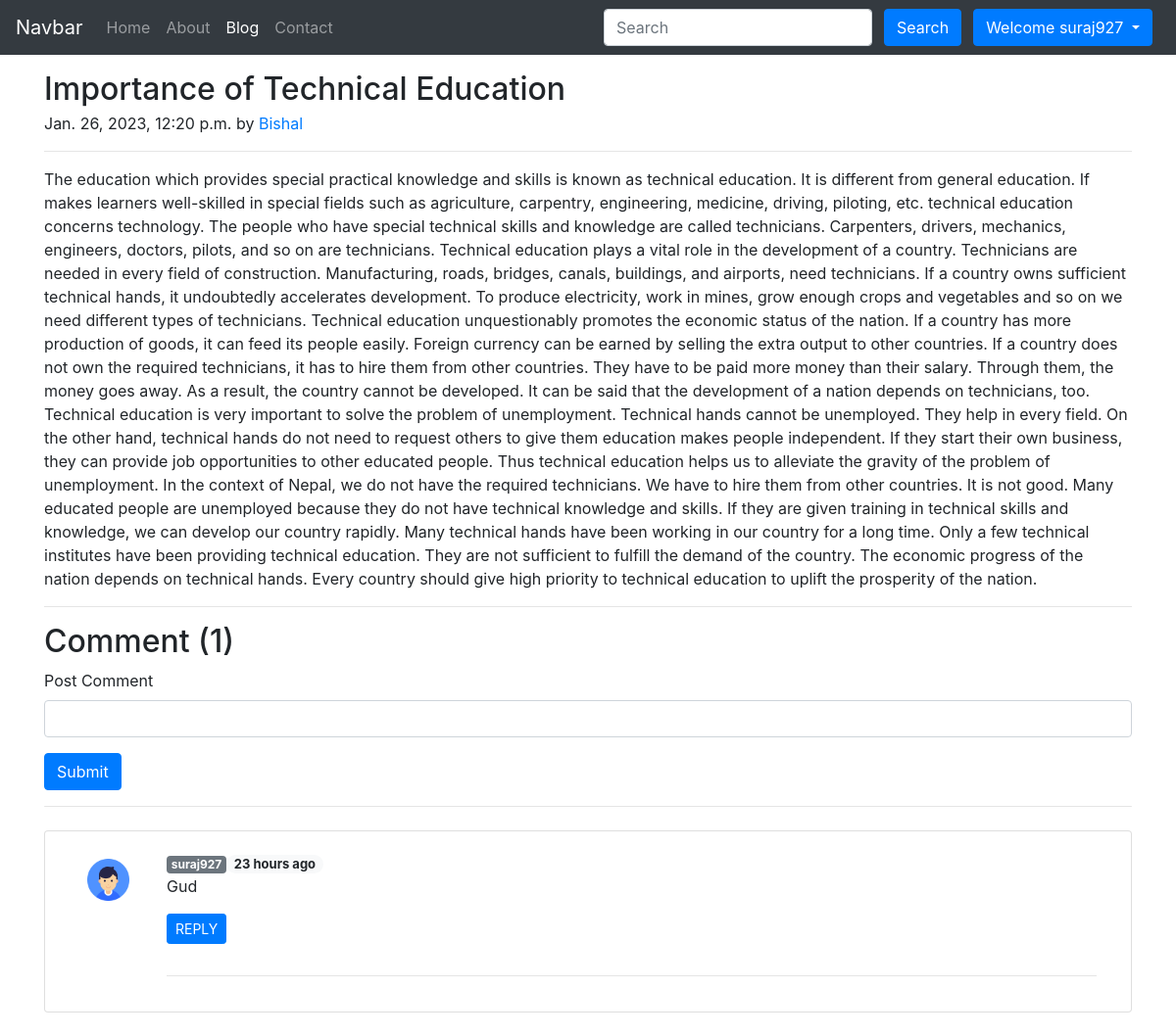
/blog/first-post/ (signed in), run on the app's committed database.
### Blog/models.py (models this page shows, shortened)
class Post(models.Model):
    sno = models.AutoField(primary_key=True)
    title = models.CharField(max_length=100)
    text = models.TextField()
    author = models.CharField(max_length=30)
    slug = models.CharField(max_length=300)
    timeStamp = models.DateTimeField(default=datetime.now, blank=True)

class BlogComment(models.Model):
    sno = models.AutoField(primary_key = True)
    comment = models.TextField()
    user = models.ForeignKey(User,on_delete=models.CASCADE)
    post = models.ForeignKey(Post,on_delete=models.CASCADE)
    parent = models.ForeignKey('self',on_delete=models.CASCADE,null=True)
    timeStamp = models.DateTimeField(default=now)

### Blog/views.py (the view)
# urls.py: path('<str:slug>/',views.blogPost,name="blogPost"),
def blogPost(request, slug):
    post = Post.objects.filter(slug=slug)[0]
    comments = BlogComment.objects.filter(post=post,parent=None)
    replies = BlogComment.objects.filter(post=post).exclude(parent = None)
    replyDict =  {}
    for reply in replies:
        if reply.parent.sno not in replyDict.keys():
            replyDict[reply.parent.sno] = [reply]
        else:
            replyDict[reply.parent.sno].append(reply)
    context = {
        'post': post,
        'comments': comments,
        'replyDict':replyDict
    }
    return render(request, 'blog/blogPost.html', context=context)

### Blog/templatetags/extras.py (called while the page is built)
@register.filter(name='get_val')
def get_val(dict,key):
    return dict.get(key)

### templates/blog/blogPost.html (shortened to what this page needs)
{% extends 'base.html' %}
{% load humanize %}
{% load static %}
{% load extras %}
{% block activeBlog %}active{% endblock activeBlog %}
{% block body %}
<div class="container my-3">
    <h2 class="blog-post-title mb-1">{{post.title}}</h2>
    <p class="blog-post-meta">{{ post.timeStamp }} by <a href="/about/">{{post.author}}</a></p>
    <hr class="solid">
    <p>{{post.text}}</p>
    <hr class="solid">
</div>
<div class="container">
    <h2>Comment ({{ comments.count }})</h2>
    <form action="/blog/postComment" method="post"> {% csrf_token %}
        <div class="mb-3">
            <label for="comment" class="form-label">Post Comment</label>
            <input name="comment" type="text" class="form-control" id="comment" aria-describedby="text">
        </div>
        <button type="submit" class="btn btn-primary">Submit</button>
    </form>
    <hr class="rounded">
    {% for comment in comments %}
    <div class="card my-4">
        <div class=" card-body row mx-0">
            <div class="col-md-1">
                <img src="{% static 'user.png' %}" class="rounded mx-auto w-100 d-block p-2" alt="...">
            </div>
            <div class="col-md-11">
                {% if comment.user.is_superuser %}
                <span class="badge badge-secondary">{{comment.user.username}}</span><span
                    class="badge badge-pill badge-light" style="font-size:13px;">
                    {{comment.timeStamp | naturaltime}}<img src="{% static 'adminBadge.png' %}"
                        alt="(Admin)"></span><br>{{comment.comment}}
                {% else %}
                <span class="badge badge-secondary">{{comment.user.username}}</span><span
                    class="badge badge-pill badge-light" style="font-size:13px;">
                    {{comment.timeStamp | naturaltime}}</span><br>{{comment.comment}}
                {% endif %}
                <div class="reply mx-0">
                    <a class="btn btn-primary btn-sm my-3" data-toggle="collapse" href="#replyBox{{comment.sno}}"
                        role="button" aria-expanded="false" aria-controls="replyBox{{comment.sno}}">
                        REPLY
                    </a>
                    <div class="replies my-2">
                        <hr class="solid">
                    </div>
                </div>
            </div>
        </div>
    </div>
    {% endfor %}
</div>
{% endblock body %}

### templates/base.html (shortened to what this page needs)
<!doctype html>
<html lang="en">
<head>
    <link rel="stylesheet" href="https://stackpath.bootstrapcdn.com/bootstrap/4.3.1/css/bootstrap.min.css">
</head>
<body>
    <nav class="navbar navbar-expand-lg navbar-dark bg-dark">
        <a class="navbar-brand" href="/">Navbar</a>
        <div class="collapse navbar-collapse" id="navbarSupportedContent">
            <ul class="navbar-nav mr-auto">
                <li class="nav-item {% block activeHome %}{% endblock activeHome %}">
                    <a class="nav-link" href="/">Home <span class="sr-only">(current)</span></a>
                </li>
                <li class="nav-item {% block activeAbout %}{% endblock activeAbout %}">
                    <a class="nav-link" href="/about">About</a>
                </li>
                <li class="nav-item {% block activeBlog %}{% endblock activeBlog %}">
                    <a class="nav-link" href="/blog">Blog</a>
                </li>
                <li class="nav-item {% block activeContact %}{% endblock activeContact %}">
                    <a class="nav-link" href="/contact">Contact</a>
                </li>
            </ul>
            <form method="get" action="/search" class="form-inline my-2 my-lg-0">
                <input name="query" id="query" class="form-control mr-sm-2" type="search" placeholder="Search"
                    aria-label="Search">
                <button class="btn btn-primary my-2 mx-1 my-sm-0" type="submit">Search</button>
                {% if user.is_authenticated %}
                <div class="btn-group">
                    <button type="button" class="btn btn-primary dropdown-toggle mx-2" data-toggle="dropdown" aria-haspopup="true" aria-expanded="false">
                      Welcome {{user.username}}
                    </button>
                  </div>
                {% endif %}
            </form>
        </div>
    </nav>
    {% block body %}{% endblock body %}
</body>
</html>

### data on the page
Post: title "Importance of Technical Education", timeStamp "Jan. 26, 2023, 12:20 p.m.", author "Bishal", text "The education which provides special practical knowledge and skills is known as technical education. It is different from general education. If makes learners well-skilled in special fields such as agriculture, carpentry, engineering, medicine, driving, piloting, etc. technical education concerns technology. The people who have special technical skills and knowledge are called technicians. Carpenters, drivers, mechanics, engineers, doctors, pilots, and so on are technicians. Technical education plays a vital role in the development of a country. Technicians are needed in every field of construction. Manufacturing, roads, bridges, canals, buildings, and airports, need technicians. If a…"
BlogComment: user.username "suraj927", timeStamp "23 hours ago", comment "Gud"

### other printed values
{{ user.username }} "suraj927"
{{ comments.count }} "1"
